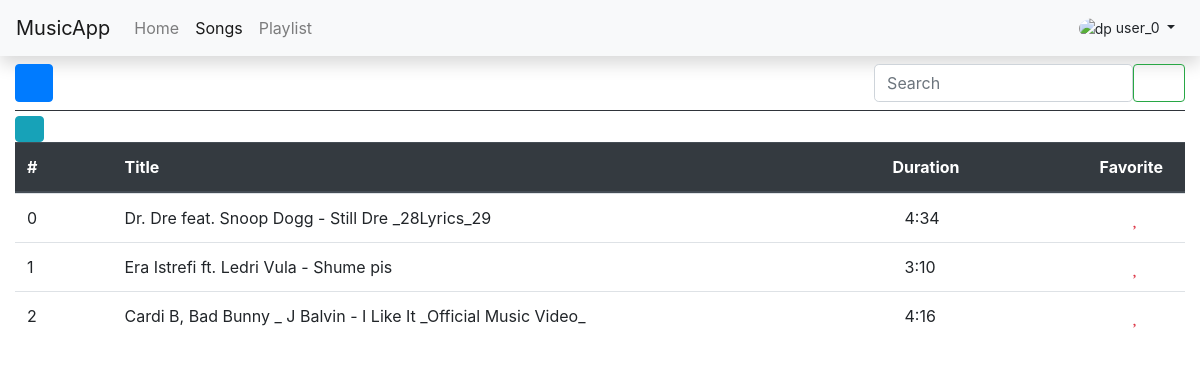
Page /music/songs (signed in) on the committed database.
### music/models.py (models this page shows, shortened)
class Song(models.Model):
    song_title = models.CharField(max_length=250)
    song_artist = models.CharField(max_length=250)
    song_duration = models.CharField(max_length=6, default='00:00')
    song_file = models.FileField(blank=True, null=True)
    song_scope = models.CharField(max_length=20, choices=SCOPE)
    song_released_on = models.CharField(max_length=4, blank=True, null=True)
    song_cover = models.ImageField(blank=True, null=True, upload_to='img')
    song_added_by = models.ForeignKey(User,
                                      null=True,
                                      on_delete=models.CASCADE)

### music/views.py (the view)
# urls.py: path('songs', views.songs_view, name='songs'),
@login_required(login_url='/music/')
def songs_view(request):
    return render(request, 'music/songs.html', {
        'pg_active': True,
    })

### music/templates/music/songs.html (shortened to what this page needs)
{% extends 'music/base.html' %}
{% block songs_link %}
<li class="nav-item active">
    <a class="nav-link" href={% url 'music:songs' %}>Songs <span class="sr-only">(current)</span></a>
</li>
{% endblock songs_link %}
{% block current_username %}
{{user.username}}
{% endblock current_username %}
{% block content %}
<div class="container-fluid px-0">
    <div class="row my-0 my-sm-2 ">
        <div class="col-md-6 col-sm-4 col-2 my-2 my-sm-0">
            <button type="button" class="btn btn-primary float-left rounded-30" data-toggle="modal"
                data-target="#dndadd"><i class="fas fa-plus" data-toggle='tooltip' data-title='Add Songs'
                    data-placement='right'></i></button>
        </div>
        <div class="col-md-6 col-sm-8 col-10 my-0 my-sm-0">
            <form class="form-inline float-right">
                <input class="form-control mr-sm-0 mr-0 col-10 col-sm-10 rounded-lg" type="text" placeholder="Search">
                <button class="btn btn-outline-success my-2 col-2 col-sm-2 my-sm-0" type="submit"><i
                        class="fas fa-search fa-sm"></i></button>
            </form>
        </div>
    </div>
    <hr class='display-4 bg-dark my-1'>
    <div class="container-fluid p-0">
        <div class="row">
            <div class="container-fluid col-lg-12 p-0">
                <div class="container-fluid">
                    <a name="selectsong" id="songselector" class="btn btn-info p-0" href="#" role="button">
                        <i class="fas fa-edit fa-lg fa-fw" data-toggle='tooltip' data-title='Select'
                            data-placement='top'></i>
                    </a>
                </div>
                <div class="container-fluid">
                    <table class="table demo table-fixed table-hover table-responsive-lg mx-0">
                        <thead class="thead-dark">
                            <tr scope="row display-2">
                                <th scope="col" class='col-lg-1 col-2 col-sm-1' data-hint='songidHead'>#</th>
                                <th scope="col" class='col-lg-8 col-8 col-sm-8' data-hint='titleHead'>Title</th>
                                <th scope="col" class='col-lg-2 col-2 col-sm-2 d-none d-sm-block px-0'
                                    data-hint='durationHead'>Duration</th>
                                <th scope="col" class="col-lg-1 col-2 col-sm-1" data-hint='favoriteHead'>Favorite</th>
                            </tr>
                        </thead>
                        <tbody id='songcontent'>
                            {% for song in user.song_set.all %}
                            <tr scope="row" data-id={{ song.id }} data-is='unchecked'>
                                <td class="col-lg-1 col-2 col-sm-1" data-hint='songid'>{{song.id}}</td>
                                <td class="col-lg-8 col-8 col-sm-8" data-hint='title'>{{song.song_title}}</td>
                                <td class="col-lg-2 col-2 col-sm-2 d-none d-sm-block" data-hint='duration'>
                                    {{song.song_duration}}</td>
                                <td class='col-lg-1 col-2 col-sm-1 text-center' data-hint='favorite'><i
                                        class="fa{% if song.is_fav %}s{% else %}r{% endif %} fa-heart fa-lg text-danger"></i>
                                </td>
                            </tr>
                            {% endfor %}
                        </tbody>
                    </table>
                </div>
            </div>
        </div>
    </div>
</div>
{% endblock content %}

### music/static/css/style.css (style rules this page uses)
.table-fixed tbody { height: 500px; overflow-y: auto; width: 100%; }
.table-fixed thead, .table-fixed tbody, .table-fixed tr, .table-fixed td, .table-fixed th { display: block; }
.table-fixed tbody td, .table-fixed tbody th, .table-fixed thead > tr > th { float: left; position: relative; }
.table-fixed tbody td::after, .table-fixed tbody th::after, .table-fixed thead > tr > th::after { content: ""; clear: both; display: block; }

### rows in the picture
Song: id "0", song_title "Dr. Dre feat. Snoop Dogg - Still Dre _28Lyrics_29", song_duration "4:34"
Song: id "1", song_title "Era Istrefi ft. Ledri Vula - Shume pis", song_duration "3:10"
Song: id "2", song_title "Cardi B, Bad Bunny _ J Balvin - I Like It _Official Music Video_", song_duration "4:16"

### other values in the picture
{{ user.username }} "user_0"
